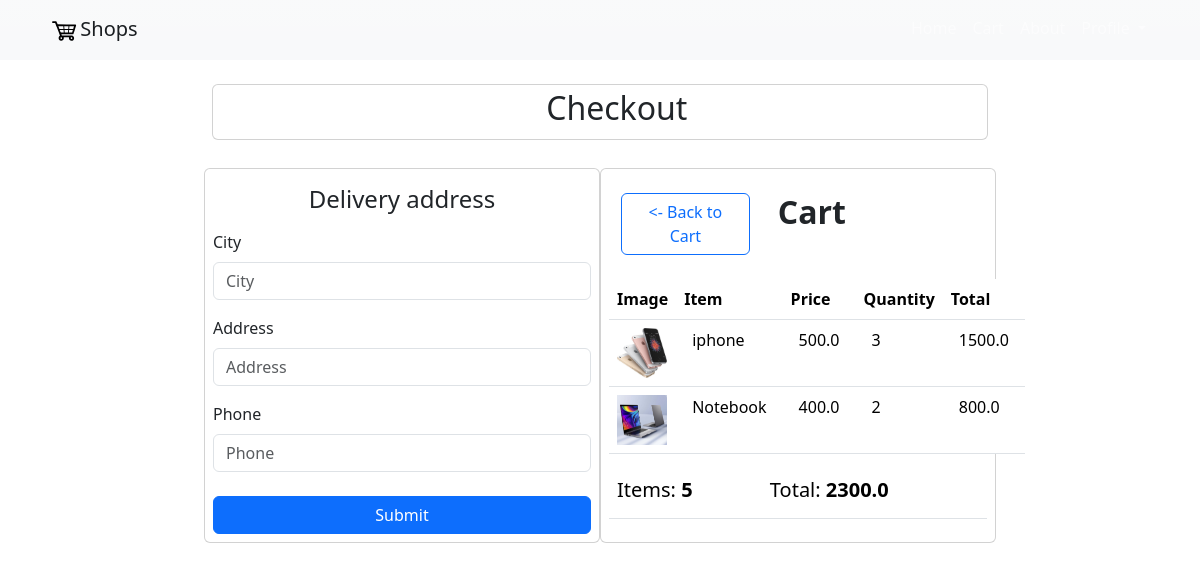
Page /chekout/ (signed in) on the committed database.
### apps/models.py (models this page shows, shortened)
class OrderItem(models.Model):
    product = models.ForeignKey(Product, on_delete=models.SET_NULL, blank=True, null=True)
    order = models.ForeignKey(Order, on_delete=models.SET_NULL, blank=True, null=True)
    quantity = models.IntegerField(default=0, null=True, blank=True)
    date_added=models.DateTimeField(auto_now_add=True)
    @property
    def get_total(self):
        total = self.product.price *self.quantity
        return total

class Product(models.Model):
    name = models.CharField(max_length=200, null=True)
    price = models.FloatField()
    description = models.TextField()
    digital = models.BooleanField(default=False, null=True, blank=False)
    image = models.ImageField(null=True, blank=True)

class Order(models.Model):
    customer = models.ForeignKey(User, on_delete=models.SET_NULL, blank=True, null=True)
    date_order =  models.DateTimeField(auto_now_add=True)
    complete =models.BooleanField(default=False, null=True, blank=False)
    transaction_id = models.CharField(max_length=200, null=True)
    @property
    def get_cart_total(self):
        orderitems =self.orderitem_set.all()
        total = sum([item.get_total for item in orderitems])
        return total
    @property
    def get_cart_items(self):
        orderitems = self.orderitem_set.all()
        total = sum([item.quantity for item  in orderitems])
        return total
    @property
    def shipping(self):
        shipping =False
        orderitems = self.orderitem_set.all()
        for i in orderitems:
            if i.product.digital == False :
                shipping = True
        return  shipping

### apps/views.py (the view, shortened to what this page needs)
# urls.py: path('chekout/', Checkout, name='checkout'),
def Checkout(request):
    form = ShippingAddressForm()
    if request.user.is_authenticated:
        customer = request.user
        order, created = Order.objects.get_or_create(customer=customer, complete=False)
        items = order.orderitem_set.all()
    else:
        items = []
        order = {'get_cart_total': 0, 'get_cart_items': 0, 'shipping': False}
        cartItems = order['get_cars_items']
    context = {'items': items, 'order': order, 'form': form}
    return render(request=request, template_name='apps/checkout.html', context=context)

### apps/forms.py
class ShippingAddressForm(forms.ModelForm):
    class Meta :
        model = ShippingAddress
        fields = ('city','address','phone')

### templates/apps/checkout.html (shortened to what this page needs)
{% extends 'apps/index.html' %}
{% load bootstrap5 %}
{% block products %}
    <br>
    <div class="container-md p-1 card ">
        <div class="row">
            <div class=" col col-md-5">
            </div>
            <div class="col-auto ">
                <h2>Checkout</h2>
            </div>
        </div>
    </div>
    <br>
    <div class="col p-1 ">
        <div class="row">
            <div class="col-auto col-md-6  px-2  card">
                <div id="shipping-info">
                    <div class="text-center"><p><h4>Delivery address</h4></p> </div>
                    <form method="post" name="checkout_id">
                        {% bootstrap_form form %}
                        <div class="d-grid gap-2 py-2">
                            <button type="submit" class="btn btn-primary  bt btn-block"> Submit</button>
                        </div>
                    </form>
                </div>
            </div>
            <div class="col-auto col-md-6 px-2 card">
                <div class="row  p-2">
                    <div class="col-md-5 p-3">
                        <a class="btn btn-outline-primary" href="{% url 'cart' %}"> <- Back to Cart</a>
                    </div>
                    <div class="col-md-4">
                        <p>
                        <h2><strong>Cart</strong></h2></p>
                    </div>
                </div>
                <table class="table">
                    <thead>
                    <tr>
                        <th scope="col">Image</th>
                        <th scope="col">Item</th>
                        <th scope="col">Price</th>
                        <th scope="col">Quantity</th>
                        <th scope="col">Total</th>
                    </tr>
                    </thead>
                    <tbody>
                    {% for  elem in items %}
                        <tr>
                            <th scope="row"><img src="{{ elem.product.image.url }}"
                                                 style="width: 50px ; height: 50px">
                            </th>
                            <td><p class="px-lg-2">{{ elem.product.name }}</p></td>
                            <td><p class="px-lg-2">{{ elem.product.price }}</p></td>
                            <td><p class="px-lg-2">{{ elem.quantity }}</p></td>
                            <td><p class="px-lg-2">{{ elem.get_total }}</p></td>
                        </tr>
                    {% endfor %}
                    </tbody>
                </table>
                <div class="row-auto">
                    <table class="table">
                        <tr>
                            <th><h5>Items: <strong>{{ order.get_cart_items }}</strong></h5></th>
                            <th><h5>Total: <strong>{{ order.get_cart_total }}</strong></h5></th>
                        </tr>
                    </table>
                </div>
            </div>
        </div>
    </div>
{% endblock %}

### rows in the picture
OrderItem: product.image (picture), product.name "iphone", product.price "500.0", quantity "3", get_total "1500.0"
OrderItem: product.image (picture), product.name "Notebook", product.price "400.0", quantity "2", get_total "800.0"
Order: get_cart_items "5", get_cart_total "2300.0"
